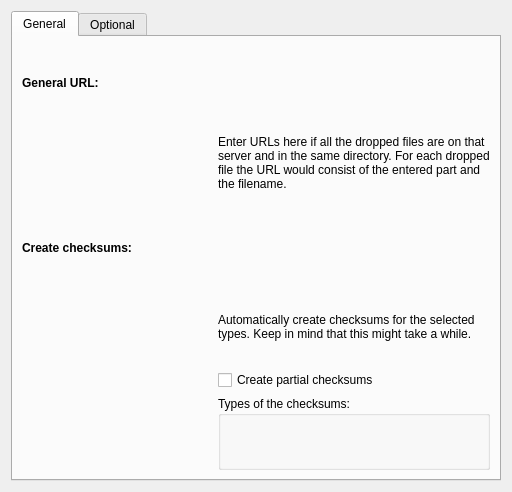
<?xml version="1.0" encoding="UTF-8"?>
<ui version="4.0">
 <class>DragDlg</class>
 <widget class="QWidget" name="DragDlg">
  <property name="geometry">
   <rect>
    <x>0</x>
    <y>0</y>
    <width>512</width>
    <height>492</height>
   </rect>
  </property>
  <layout class="QVBoxLayout" name="verticalLayout">
   <item>
    <widget class="KTabWidget" name="ktabwidget">
     <property name="currentIndex">
      <number>0</number>
     </property>
     <widget class="QWidget" name="Seite">
      <attribute name="title">
       <string comment="General options.">General</string>
      </attribute>
      <layout class="QGridLayout" name="gridLayout">
       <item row="5" column="1">
        <widget class="QCheckBox" name="partialChecksums">
         <property name="text">
          <string>Create partial checksums</string>
         </property>
        </widget>
       </item>
       <item row="0" column="0" colspan="2">
        <widget class="QLabel" name="label">
         <property name="font">
          <font>
           <weight>75</weight>
           <bold>true</bold>
          </font>
         </property>
         <property name="text">
          <string>General URL:</string>
         </property>
        </widget>
       </item>
       <item row="2" column="0">
        <spacer name="verticalSpacer">
         <property name="orientation">
          <enum>Qt::Vertical</enum>
         </property>
         <property name="sizeType">
          <enum>QSizePolicy::Fixed</enum>
         </property>
         <property name="sizeHint" stdset="0">
          <size>
           <width>40</width>
           <height>5</height>
          </size>
         </property>
        </spacer>
       </item>
       <item row="2" column="1">
        <layout class="QVBoxLayout" name="urlLayout"/>
       </item>
       <item row="4" column="1">
        <widget class="QLabel" name="label_3">
         <property name="text">
          <string>Automatically create checksums for the selected types. Keep in mind that this might take a while.</string>
         </property>
         <property name="wordWrap">
          <bool>true</bool>
         </property>
        </widget>
       </item>
       <item row="4" column="0">
        <spacer name="horizontalSpacer">
         <property name="orientation">
          <enum>Qt::Horizontal</enum>
         </property>
         <property name="sizeType">
          <enum>QSizePolicy::Fixed</enum>
         </property>
         <property name="sizeHint" stdset="0">
          <size>
           <width>40</width>
           <height>0</height>
          </size>
         </property>
        </spacer>
       </item>
       <item row="1" column="1">
        <widget class="QLabel" name="label_4">
         <property name="text">
          <string>Enter URLs here if all the dropped files are on that server and in the same directory. For each dropped file the URL would consist of the entered part and the filename.</string>
         </property>
         <property name="wordWrap">
          <bool>true</bool>
         </property>
        </widget>
       </item>
       <item row="6" column="1">
        <widget class="QGroupBox" name="groupBox">
         <property name="title">
          <string>Types of the checksums:</string>
         </property>
        </widget>
       </item>
       <item row="3" column="0" colspan="2">
        <widget class="QLabel" name="label_2">
         <property name="font">
          <font>
           <weight>75</weight>
           <bold>true</bold>
          </font>
         </property>
         <property name="text">
          <string>Create checksums:</string>
         </property>
        </widget>
       </item>
      </layout>
      <zorder>partialChecksums</zorder>
      <zorder>label</zorder>
      <zorder>label_3</zorder>
      <zorder>label_4</zorder>
      <zorder>groupBox</zorder>
      <zorder>label_2</zorder>
     </widget>
     <widget class="QWidget" name="Seite_2">
      <attribute name="title">
       <string comment="These entries are optional.">Optional</string>
      </attribute>
      <layout class="QVBoxLayout" name="verticalLayout_2">
       <item>
        <widget class="QLabel" name="label_5">
         <property name="font">
          <font>
           <weight>75</weight>
           <bold>true</bold>
          </font>
         </property>
         <property name="text">
          <string>Optional data:</string>
         </property>
        </widget>
       </item>
       <item>
        <layout class="QHBoxLayout" name="horizontalLayout">
         <item>
          <spacer name="horizontalSpacer_2">
           <property name="orientation">
            <enum>Qt::Horizontal</enum>
           </property>
           <property name="sizeType">
            <enum>QSizePolicy::Fixed</enum>
           </property>
           <property name="sizeHint" stdset="0">
            <size>
             <width>40</width>
             <height>20</height>
            </size>
           </property>
          </spacer>
         </item>
         <item>
          <widget class="QLabel" name="label_6">
           <property name="text">
            <string>Enter information that all chosen files share.</string>
           </property>
           <property name="wordWrap">
            <bool>true</bool>
           </property>
          </widget>
         </item>
        </layout>
       </item>
       <item>
        <spacer name="verticalSpacer_2">
         <property name="orientation">
          <enum>Qt::Vertical</enum>
         </property>
         <property name="sizeType">
          <enum>QSizePolicy::Fixed</enum>
         </property>
         <property name="sizeHint" stdset="0">
          <size>
           <width>20</width>
           <height>10</height>
          </size>
         </property>
        </spacer>
       </item>
       <item>
        <layout class="QVBoxLayout" name="dataLayout"/>
       </item>
       <item>
        <spacer name="verticalSpacer_3">
         <property name="orientation">
          <enum>Qt::Vertical</enum>
         </property>
         <property name="sizeHint" stdset="0">
          <size>
           <width>20</width>
           <height>40</height>
          </size>
         </property>
        </spacer>
       </item>
      </layout>
     </widget>
    </widget>
   </item>
  </layout>
 </widget>
 <customwidgets>
  <customwidget>
   <class>KTabWidget</class>
   <extends>QTabWidget</extends>
   <header>ktabwidget.h</header>
   <container>1</container>
  </customwidget>
 </customwidgets>
 <resources/>
 <connections/>
</ui>
